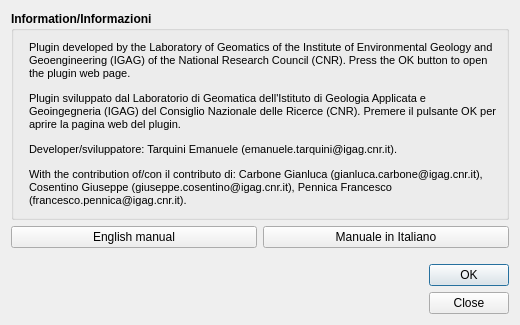
<?xml version="1.0" encoding="UTF-8"?>
<ui version="4.0">
 <class>info</class>
 <widget class="QDialog" name="info">
  <property name="geometry">
   <rect>
    <x>0</x>
    <y>0</y>
    <width>520</width>
    <height>325</height>
   </rect>
  </property>
  <property name="sizePolicy">
   <sizepolicy hsizetype="Fixed" vsizetype="Fixed">
    <horstretch>0</horstretch>
    <verstretch>0</verstretch>
   </sizepolicy>
  </property>
  <property name="minimumSize">
   <size>
    <width>520</width>
    <height>325</height>
   </size>
  </property>
  <property name="maximumSize">
   <size>
    <width>1500</width>
    <height>1500</height>
   </size>
  </property>
  <property name="windowTitle">
   <string>Help</string>
  </property>
  <property name="locale">
   <locale language="English" country="UnitedStates"/>
  </property>
  <property name="modal">
   <bool>true</bool>
  </property>
  <layout class="QGridLayout" name="gridLayout">
   <item row="0" column="0">
    <widget class="QGroupBox" name="groupBox">
     <property name="sizePolicy">
      <sizepolicy hsizetype="Minimum" vsizetype="Fixed">
       <horstretch>0</horstretch>
       <verstretch>0</verstretch>
      </sizepolicy>
     </property>
     <property name="minimumSize">
      <size>
       <width>0</width>
       <height>0</height>
      </size>
     </property>
     <property name="font">
      <font>
       <weight>75</weight>
       <bold>true</bold>
      </font>
     </property>
     <property name="title">
      <string>Information/Informazioni</string>
     </property>
     <layout class="QFormLayout" name="formLayout">
      <property name="fieldGrowthPolicy">
       <enum>QFormLayout::AllNonFixedFieldsGrow</enum>
      </property>
      <item row="0" column="1">
       <widget class="QLabel" name="alert_text">
        <property name="sizePolicy">
         <sizepolicy hsizetype="Expanding" vsizetype="Expanding">
          <horstretch>0</horstretch>
          <verstretch>0</verstretch>
         </sizepolicy>
        </property>
        <property name="text">
         <string>&lt;!DOCTYPE HTML PUBLIC &quot;-//W3C//DTD HTML 4.0//EN&quot; &quot;http://www.w3.org/TR/REC-html40/strict.dtd&quot;&gt;
&lt;html&gt;&lt;head&gt;&lt;meta name=&quot;qrichtext&quot; content=&quot;1&quot; /&gt;&lt;style type=&quot;text/css&quot;&gt;
p, li { white-space: pre-wrap; }
&lt;/style&gt;&lt;/head&gt;&lt;body style=&quot; font-family:'MS Shell Dlg 2'; font-size:8pt; font-weight:600; font-style:normal;&quot;&gt;
&lt;p style=&quot; margin-top:0px; margin-bottom:0px; margin-left:0px; margin-right:0px; -qt-block-indent:0; text-indent:0px;&quot;&gt;&lt;span style=&quot; font-weight:400;&quot;&gt;Plugin developed by the Laboratory of Geomatics of the Institute of Environmental Geology and Geoengineering (IGAG) of the National Research Council (CNR). &lt;/span&gt;&lt;span style=&quot; font-weight:400;&quot;&gt;Press the OK button to open the plugin web page.&lt;/span&gt;&lt;/p&gt;
&lt;p style=&quot; margin-top:12px; margin-bottom:12px; margin-left:0px; margin-right:0px; -qt-block-indent:0; text-indent:0px;&quot;&gt;&lt;span style=&quot; font-weight:400;&quot;&gt;Plugin sviluppato dal Laboratorio di Geomatica dell'Istituto di Geologia Applicata e Geoingegneria (IGAG) del Consiglio Nazionale delle Ricerce (CNR).&lt;/span&gt; &lt;span style=&quot; font-weight:400;&quot;&gt;Premere il pulsante OK per aprire la pagina web del plugin.&lt;/span&gt;&lt;/p&gt;
&lt;p style=&quot; margin-top:12px; margin-bottom:12px; margin-left:0px; margin-right:0px; -qt-block-indent:0; text-indent:0px;&quot;&gt;&lt;span style=&quot; font-weight:400;&quot;&gt;Developer/sviluppatore: Tarquini Emanuele (emanuele.tarquini@igag.cnr.it).&lt;/span&gt;&lt;/p&gt;
&lt;p style=&quot; margin-top:12px; margin-bottom:12px; margin-left:0px; margin-right:0px; -qt-block-indent:0; text-indent:0px;&quot;&gt;&lt;span style=&quot; font-weight:400;&quot;&gt;With the contribution of/con il contributo di: Carbone Gianluca (gianluca.carbone@igag.cnr.it),  Cosentino Giuseppe (giuseppe.cosentino@igag.cnr.it), Pennica Francesco (francesco.pennica@igag.cnr.it).&lt;/span&gt;&lt;/p&gt;&lt;/body&gt;&lt;/html&gt;</string>
        </property>
        <property name="textFormat">
         <enum>Qt::RichText</enum>
        </property>
        <property name="alignment">
         <set>Qt::AlignLeading|Qt::AlignLeft|Qt::AlignVCenter</set>
        </property>
        <property name="wordWrap">
         <bool>true</bool>
        </property>
       </widget>
      </item>
     </layout>
    </widget>
   </item>
   <item row="1" column="0">
    <layout class="QHBoxLayout" name="horizontalLayout">
     <item>
      <widget class="QPushButton" name="pushButton_eng">
       <property name="cursor">
        <cursorShape>PointingHandCursor</cursorShape>
       </property>
       <property name="text">
        <string>English manual</string>
       </property>
      </widget>
     </item>
     <item>
      <widget class="QPushButton" name="pushButton_ita">
       <property name="cursor">
        <cursorShape>PointingHandCursor</cursorShape>
       </property>
       <property name="text">
        <string>Manuale in Italiano</string>
       </property>
      </widget>
     </item>
    </layout>
   </item>
   <item row="2" column="0">
    <layout class="QGridLayout" name="gridLayout_4">
     <property name="sizeConstraint">
      <enum>QLayout::SetDefaultConstraint</enum>
     </property>
     <property name="topMargin">
      <number>10</number>
     </property>
     <property name="horizontalSpacing">
      <number>10</number>
     </property>
     <property name="verticalSpacing">
      <number>0</number>
     </property>
     <item row="0" column="3">
      <spacer name="horizontalSpacer">
       <property name="orientation">
        <enum>Qt::Horizontal</enum>
       </property>
       <property name="sizeHint" stdset="0">
        <size>
         <width>40</width>
         <height>20</height>
        </size>
       </property>
      </spacer>
     </item>
     <item row="0" column="4">
      <widget class="QDialogButtonBox" name="button_box">
       <property name="cursor">
        <cursorShape>PointingHandCursor</cursorShape>
       </property>
       <property name="orientation">
        <enum>Qt::Vertical</enum>
       </property>
       <property name="standardButtons">
        <set>QDialogButtonBox::Close|QDialogButtonBox::Ok</set>
       </property>
      </widget>
     </item>
     <item row="0" column="0">
      <widget class="QLabel" name="cnr">
       <property name="sizePolicy">
        <sizepolicy hsizetype="Preferred" vsizetype="Fixed">
         <horstretch>0</horstretch>
         <verstretch>0</verstretch>
        </sizepolicy>
       </property>
       <property name="text">
        <string/>
       </property>
       <property name="pixmap">
        <pixmap>img/logo-cnr.png</pixmap>
       </property>
      </widget>
     </item>
     <item row="0" column="1">
      <widget class="QLabel" name="igag">
       <property name="sizePolicy">
        <sizepolicy hsizetype="Preferred" vsizetype="Fixed">
         <horstretch>0</horstretch>
         <verstretch>0</verstretch>
        </sizepolicy>
       </property>
       <property name="text">
        <string/>
       </property>
       <property name="pixmap">
        <pixmap>img/logo-igag.png</pixmap>
       </property>
      </widget>
     </item>
     <item row="0" column="2">
      <widget class="QLabel" name="centroms">
       <property name="sizePolicy">
        <sizepolicy hsizetype="Minimum" vsizetype="Fixed">
         <horstretch>0</horstretch>
         <verstretch>0</verstretch>
        </sizepolicy>
       </property>
       <property name="maximumSize">
        <size>
         <width>120</width>
         <height>60</height>
        </size>
       </property>
       <property name="text">
        <string/>
       </property>
       <property name="pixmap">
        <pixmap>img/logo-centroMS.jpg</pixmap>
       </property>
       <property name="scaledContents">
        <bool>true</bool>
       </property>
       <property name="alignment">
        <set>Qt::AlignCenter</set>
       </property>
      </widget>
     </item>
    </layout>
   </item>
  </layout>
 </widget>
 <resources/>
 <connections>
  <connection>
   <sender>button_box</sender>
   <signal>accepted()</signal>
   <receiver>info</receiver>
   <slot>accept()</slot>
   <hints>
    <hint type="sourcelabel">
     <x>248</x>
     <y>254</y>
    </hint>
    <hint type="destinationlabel">
     <x>157</x>
     <y>274</y>
    </hint>
   </hints>
  </connection>
  <connection>
   <sender>button_box</sender>
   <signal>rejected()</signal>
   <receiver>info</receiver>
   <slot>reject()</slot>
   <hints>
    <hint type="sourcelabel">
     <x>316</x>
     <y>260</y>
    </hint>
    <hint type="destinationlabel">
     <x>286</x>
     <y>274</y>
    </hint>
   </hints>
  </connection>
 </connections>
</ui>
